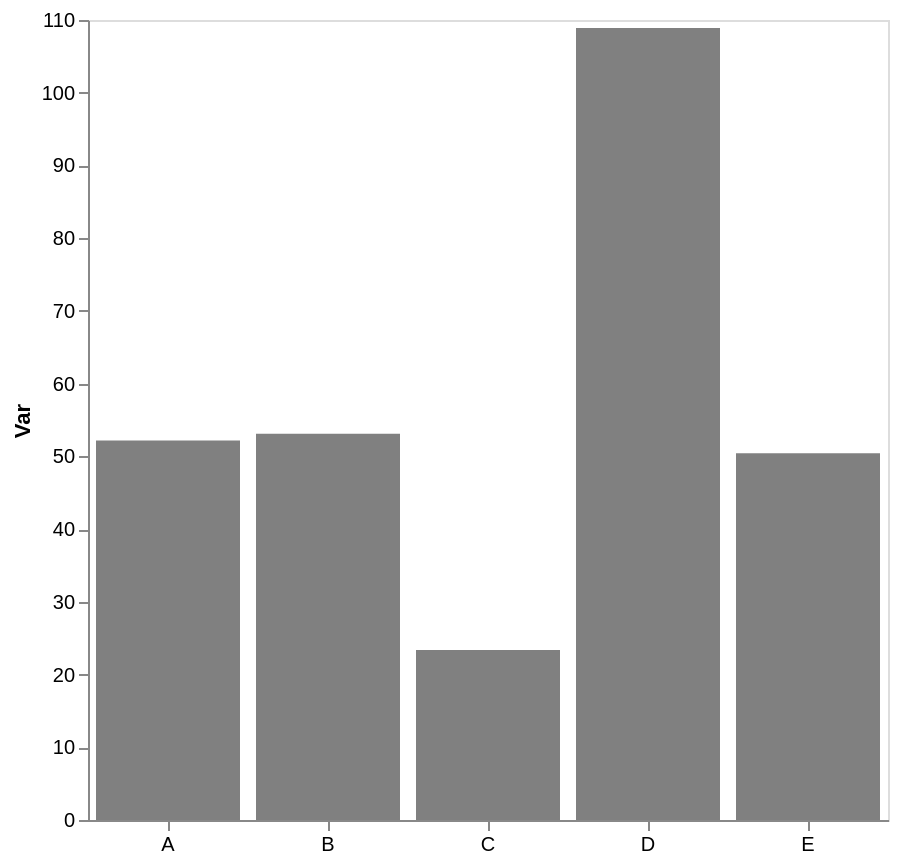

The specification (Vega-Lite) saved for this image:
### Vega-Lite specification from a JSON file in a GitHub repository (floating-point values rounded to 4 significant figures)
{"config": {"view": {"continuousWidth": 300, "continuousHeight": 300}, "axis": {"grid": false}, "bar": {"color": "gray"}}, "data": {"name": "data-b9390da49d4506bb816f6261ef77ee0c"}, "mark": {"type": "bar"}, "encoding": {"x": {"axis": {"labelAngle": 0, "title": null}, "field": "cat", "type": "nominal"}, "y": {"aggregate": "mean", "axis": {"title": "Var"}, "field": "var1", "type": "quantitative"}}, "height": 400, "width": 400, "$schema": "https://vega.github.io/schema/vega-lite/v5.17.0.json", "datasets": {"data-b9390da49d4506bb816f6261ef77ee0c": [{"cat": "D", "var1": 109.0, "var2": 58.08}, {"cat": "B", "var1": 53.11, "var2": 47.94}, {"cat": "D", "var1": 99.63, "var2": 55.55}, {"cat": "E", "var1": 62.1, "var2": 47.0}, {"cat": "A", "var1": 47.59, "var2": 48.72}, {"cat": "D", "var1": 118.1, "var2": 55.85}, {"cat": "C", "var1": 22.55, "var2": 57.22}, {"cat": "A", "var1": 56.81, "var2": 40.12}, {"cat": "C", "var1": 25.6, "var2": 43.26}, {"cat": "E", "var1": 42.28, "var2": 47.03}, {"cat": "C", "var1": 21.95, "var2": 52.22}, {"cat": "E", "var1": 46.94, "var2": 40.59}]}}
